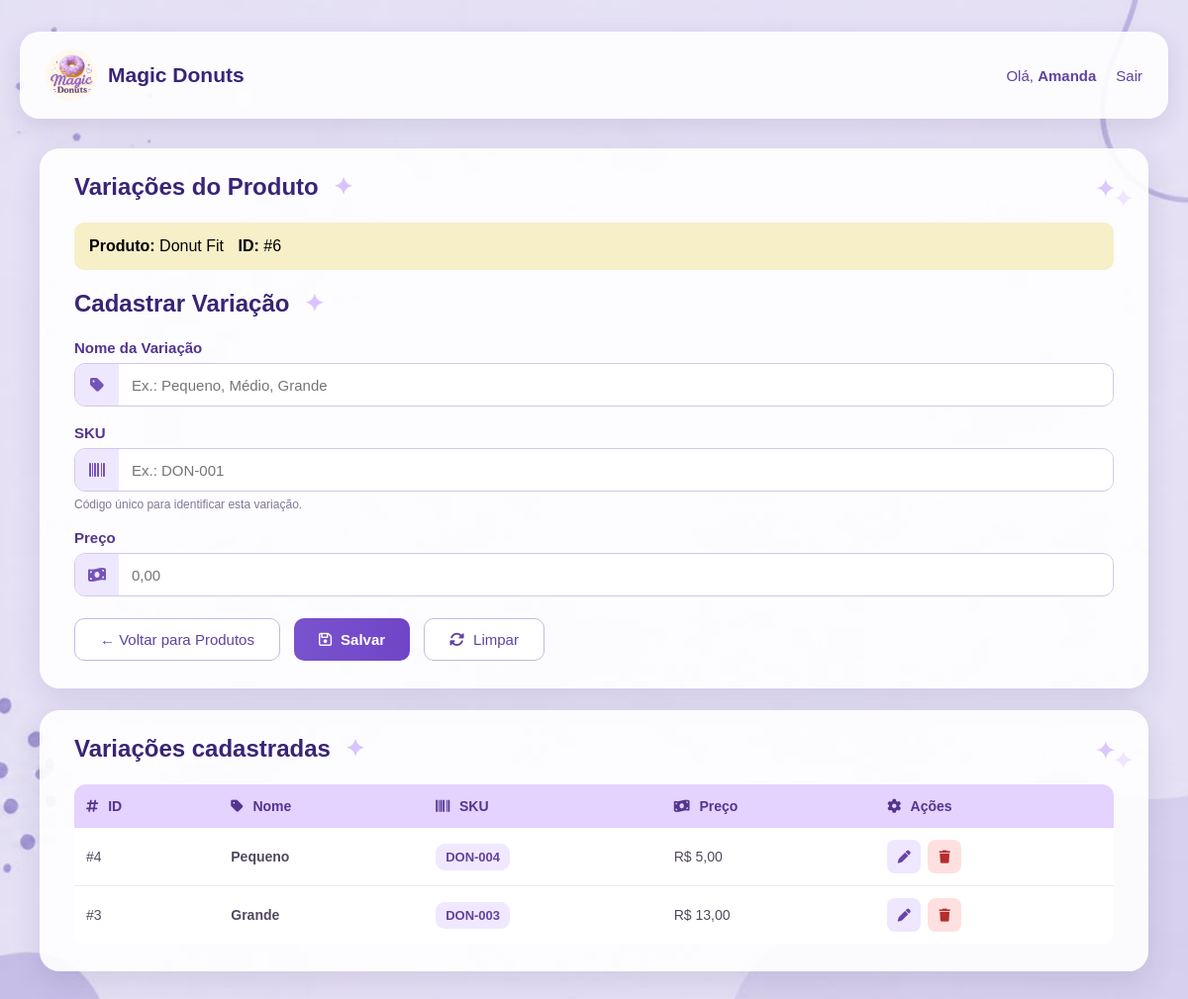
The page /magicdonuts/index.php?controller=variacao&action=index&produto_id=6 (signed in) on the database its author committed.
### tables this page shows
CREATE TABLE `produto` (
  `id` int(11) NOT NULL,
  `categoria_id` int(11) NOT NULL,
  `nome` varchar(100) NOT NULL,
  `descricao` text DEFAULT NULL,
  `ativo` tinyint(1) NOT NULL DEFAULT 1
);

CREATE TABLE `variacao` (
  `id` int(11) NOT NULL,
  `produto_id` int(11) NOT NULL,
  `nome` varchar(30) NOT NULL,
  `sku` varchar(50) NOT NULL,
  `preco` decimal(10,2) NOT NULL
);

### magicdonuts/controllers/VariacaoController.php (called while the page is built, shortened)
<?php
require_once __DIR__ . '/../models/Variacao.php';
require_once __DIR__ . '/../models/Produto.php';
class VariacaoController
{
    public function index(): void
    {
        $produtoId = (int) ($_GET['produto_id'] ?? 0);
        $produtoModel = new Produto();
        $variacaoModel = new Variacao();
        $produto = $produtoModel->buscarPorId($produtoId);
        $variacoes = $variacaoModel->listarPorProduto($produtoId);
        $editar = null;
        require_once __DIR__ . '/../views/variacao.php';
    }
}

### magicdonuts/index.php (called while the page is built, shortened)
<?php
require_once __DIR__ . '/config/db.php';
$controller = $_GET['controller'] ?? 'auth';
$action = $_GET['action'] ?? 'form';
switch ($controller) {
    case 'variacao':
    require_once __DIR__ . '/controllers/VariacaoController.php';
    $c = new VariacaoController();
    break;
}
$c->$action();

### magicdonuts/config/db.php (called while the page is built)
<?php
class Database
{
private static $conn = null;
public static function getConnection()
{
    if (self::$conn === null) {
        try {
self::$conn = new PDO(
"mysql:host=localhost;dbname=magicdonuts;charset=utf8mb4",
"root",
"",
    [
    PDO::ATTR_ERRMODE => PDO::ERRMODE_EXCEPTION,
    PDO::ATTR_DEFAULT_FETCH_MODE => PDO::FETCH_ASSOC
    ]
);
} catch (PDOException $e) {
 die("Erro ao conectar ao banco de dados:" . $e->getMessage());
}
}
return self::$conn;
}
}

### magicdonuts/models/Produto.php (called while the page is built, shortened)
<?php
require_once __DIR__ . '/../config/db.php';
class Produto
{
    private PDO $conn;
    public function __construct()
    {
        $this->conn = Database::getConnection();
    }
    public function buscarPorId(int $id): ?array
    {
        $stmt = $this->conn->prepare("
            SELECT *
            FROM produto
            WHERE id = :id
        ");
        $stmt->execute([
            ':id' => $id
        ]);
        $r = $stmt->fetch();
        return $r ?: null;
    }
}

### magicdonuts/models/Variacao.php (called while the page is built, shortened)
<?php
require_once __DIR__ . '/../config/db.php';
class Variacao
{
    private PDO $conn;
    public function __construct()
    {
        $this->conn = Database::getConnection();
    }
    public function listarPorProduto(int $produtoId): array
    {
        $stmt = $this->conn->prepare("
            SELECT
                id,
                produto_id,
                nome,
                sku,
                preco
            FROM variacao
            WHERE produto_id = :produto_id
            ORDER BY id DESC
        ");
        $stmt->execute([
            ':produto_id' => $produtoId
        ]);
        return $stmt->fetchAll();
    }
}

### magicdonuts/views/variacao.php (the view, shortened to what this page needs)
<?php
$produtoNome = $produto['nome'] ?? 'Produto';
$produtoId   = isset($produto['id']) ? (int)$produto['id'] : 0;
$estaEditando = !empty($editar);
?>
<!doctype html>
<html lang="pt-br">
<head>
    <link
        rel="stylesheet"
        href="/magicdonuts/public/assets/css/style.css"
    >
    <link
        rel="stylesheet"
        href="https://cdnjs.cloudflare.com/ajax/libs/font-awesome/6.5.2/css/all.min.css"
    >
</head>
<body class="produtos-body">
<header class="produtos-header">
    <div class="produtos-header-inner">
        <a
            href="/magicdonuts/index.php?controller=auth&action=dashboard"
            class="produtos-brand"
        >
            <img
                src="/magicdonuts/imagem/logo.jpg"
                alt="Magic Donuts"
                class="produtos-logo"
            >
            <strong>Magic Donuts</strong>
        </a>
        <div class="produtos-user">
            <span>
                Olá,
                <strong>
                    <?= htmlspecialchars($_SESSION['nome'] ?? 'Usuário') ?>
                </strong>
            </span>
            <a
                href="/magicdonuts/index.php?controller=auth&action=dashboard"
            >
                Sair
            </a>
        </div>
    </div>
</header>
<main class="produtos-main">
    <section class="produto-card">
        <div class="section-title">
            <h1>
                Variações do Produto
                <span class="title-sparkles">✦</span>
            </h1>
        </div>
        <div
            style="
                padding: 15px;
                margin-bottom: 20px;
                border-radius: 10px;
                background: #f6efc7;
            "
        >
            <strong>Produto:</strong>
            <?= htmlspecialchars($produtoNome) ?>
            <span style="margin-left: 10px;">
                <strong>ID:</strong>
                #<?= $produtoId ?>
            </span>
        </div>
        <div class="section-title">
            <h2>
                <?= $estaEditando
                    ? 'Editar Variação'
                    : 'Cadastrar Variação'
                ?>
                <span class="title-sparkles">✦</span>
            </h2>
        </div>
        <form
            method="post"
            action="index.php?controller=variacao&action=salvar"
            class="produto-form"
        >
            <div class="produto-form-group">
                <label for="nome">
                    Nome da Variação
                </label>
                <div class="produto-input-wrapper">
                    <div class="produto-input-icon">
                        <i class="fa-solid fa-tag"></i>
                    </div>
                    <input
                        class="produto-input"
                        id="nome"
                        type="text"
                        name="nome"
                        required
                        placeholder="Ex.: Pequeno, Médio, Grande"
                        value="<?= $estaEditando
                            ? htmlspecialchars($editar['nome'])
                            : ''
                        ?>"
                    >
                </div>
            </div>
            <div class="produto-form-group">
                <label for="sku">
                    SKU
                </label>
                <div class="produto-input-wrapper">
                    <div class="produto-input-icon">
                        <i class="fa-solid fa-barcode"></i>
                    </div>
                    <input
                        class="produto-input"
                        id="sku"
                        type="text"
                        name="sku"
                        required
                        placeholder="Ex.: DON-001"
                        value="<?= $estaEditando
                            ? htmlspecialchars($editar['sku'])
                            : ''
                        ?>"
                    >
                </div>
                <small class="produto-help">
                    Código único para identificar esta variação.
                </small>
            </div>
            <div class="produto-form-group">
                <label for="preco">
                    Preço
                </label>
                <div class="produto-input-wrapper">
                    <div class="produto-input-icon">
                        <i class="fa-solid fa-money-bill-wave"></i>
                    </div>
                    <input
                        class="produto-input"
                        id="preco"
                        type="number"
                        name="preco"
                        step="0.01"
                        min="0"
                        required
                        placeholder="0,00"
                        value="<?= $estaEditando
                            ? htmlspecialchars($editar['preco'])
                            : ''
                        ?>"
                    >
                </div>
            </div>
            <div class="produto-actions">
            <a
        href="index.php?controller=produto&action=index"
        class="produto-btn produto-btn-secondary"
    >
        ← Voltar para Produtos
    </a>
                <button
                    class="produto-btn produto-btn-primary"
                    type="submit"
                >
                    <i class="fa-regular fa-floppy-disk"></i>
                    Salvar
                </button>
                <a
                    class="produto-btn produto-btn-secondary"
                    href="index.php?controller=variacao&action=index&produto_id=<?= $produtoId ?>"
                >
                    <i class="fa-solid fa-rotate"></i>
                    Limpar
                </a>
            </div>
        </form>
    </section>
    <section class="produto-card lista-produtos-card">
        <div class="section-title">
            <h2>
                Variações cadastradas
                <span class="title-sparkles">✦</span>
            </h2>
        </div>
        <div class="table-wrapper">
            <table class="produtos-table">
                <thead>
                    <tr>
                        <th>
                            <i class="fa-solid fa-hashtag"></i>
                            ID
                        </th>
                        <th>
                            <i class="fa-solid fa-tag"></i>
                            Nome
                        </th>
                        <th>
                            <i class="fa-solid fa-barcode"></i>
                            SKU
                        </th>
                        <th>
                            <i class="fa-solid fa-money-bill-wave"></i>
                            Preço
                        </th>
                        <th>
                            <i class="fa-solid fa-gear"></i>
                            Ações
                        </th>
                    </tr>
                </thead>
                <tbody>
                    <?php if (!empty($variacoes)): ?>
                        <?php foreach ($variacoes as $v): ?>
                            <tr>
                                <td>
                                    #<?= (int)$v['id'] ?>
                                </td>
                                <td>
                                    <strong>
                                        <?= htmlspecialchars($v['nome']) ?>
                                    </strong>
                                </td>
                                <td>
                                    <span class="categoria-badge">
                                        <?= htmlspecialchars($v['sku']) ?>
                                    </span>
                                </td>
                                <td>
                                    R$
                                    <?= number_format(
                                        (float)$v['preco'],
                                        2,
                                        ',',
                                        '.'
                                    ) ?>
                                </td>
                                <td>
                                    <div class="produto-table-actions">
                                        <a
                                            class="table-btn table-btn-edit"
                                            href="index.php?controller=variacao&action=index&produto_id=<?= $produtoId ?>&id=<?= (int)$v['id'] ?>"
                                            title="Editar"
                                        >
                                            <i class="fa-solid fa-pen"></i>
                                        </a>
                                        <a
                                            class="table-btn table-btn-delete"
                                            href="index.php?controller=variacao&action=deletar&id=<?= (int)$v['id'] ?>&produto_id=<?= $produtoId ?>"
                                            onclick="return confirm('⚠️ Excluir esta variação?')"
                                            title="Excluir"
                                        >
                                            <i class="fa-solid fa-trash"></i>
                                        </a>
                                    </div>
                                </td>
                            </tr>
                        <?php endforeach; ?>
                    <?php endif; ?>
                </tbody>
            </table>
        </div>
    </section>
</main>
</body>
</html>

### rows shown on the page
produto: nome "Donut Fit", id "6"
variacao: id "4", nome "Pequeno", sku "DON-004", preco "5,00"
variacao: id "3", nome "Grande", sku "DON-003", preco "13,00"

### other values the page prints
$_SESSION['nome'] "Amanda"
